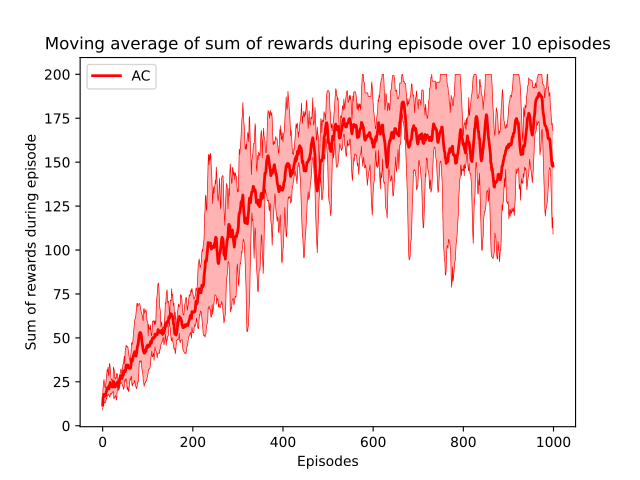

Write Python code to recreate this figure.
#AC
import gym
import numpy as np
import matplotlib.pyplot as plt
import os,sys 
parentdir = os.path.dirname(os.path.dirname(os.path.abspath(__file__))) 
sys.path.insert(0,parentdir)  
import plotting_results
import AC.AC_v2 as AC 

env_name='CartPole-v0'
env=gym.make(env_name)
if_action_discrete=True

hidden_dims=(512,128)
# hidden_dims=(32,32)
num_episodes=1000
max_timestep=200
discount_factor=1.0
actor_learning_rate=0.009
critic_learning_rate=0.05
actor_nework_max_grad_norm=3
critic_max_grad_norm=3
entropy_loss_weight=10
start_epsilon=0.0000
end_epsilon=0.000000
decay_steps=30000
type_of_decay='constant'

SEED = (45,  8, 16, 78, 90)
episode_reward_result=[]
step_reward_result=[]
episode_length_result=[]
total_step_result=[]
fig, axs = plt.subplots(sharey=False, sharex=False)

for seed in SEED:
    print(seed)
    episode_reward,episode_length=AC.AC(env_name,
            if_action_discrete,
            hidden_dims,
            num_episodes,
            max_timestep,
            discount_factor,
            actor_learning_rate,
            actor_nework_max_grad_norm,
            critic_learning_rate,
            critic_max_grad_norm,
            entropy_loss_weight,
            start_epsilon,
            end_epsilon,
            decay_steps,
            type_of_decay,
            seed)

    episode_reward_result.append(episode_reward)
    # step_reward_result.append(step_reward)
    episode_length_result.append(episode_length)
    # total_step_result.append(total_step)



plotting_results.plot_only_return(result=episode_reward_result,n=10,axs=axs,color='r',label='AC')

#save data
episode_reward_result=np.array(episode_reward_result)
# step_reward_result_Q_learning=np.array(step_reward_result,dtype=float)
episode_length_result=np.array(episode_length_result)

my_path = os.path.dirname(os.path.abspath(__file__))# Figures out the absolute path for you in case your working directory moves around.
my_file = os.path.splitext(os.path.basename(__file__))[0]+'_'+'AC'+'.npz'
np.savez(os.path.join(my_path, my_file), 
    episode_reward_result=episode_reward_result, 
    episode_length_result=episode_length_result)


plt.subplots_adjust(hspace=1)
# #save plot
my_path = os.path.dirname(os.path.abspath(__file__))
my_file = os.path.splitext(os.path.basename(__file__))[0]+'.pdf'
plt.savefig(os.path.join(my_path, my_file))
